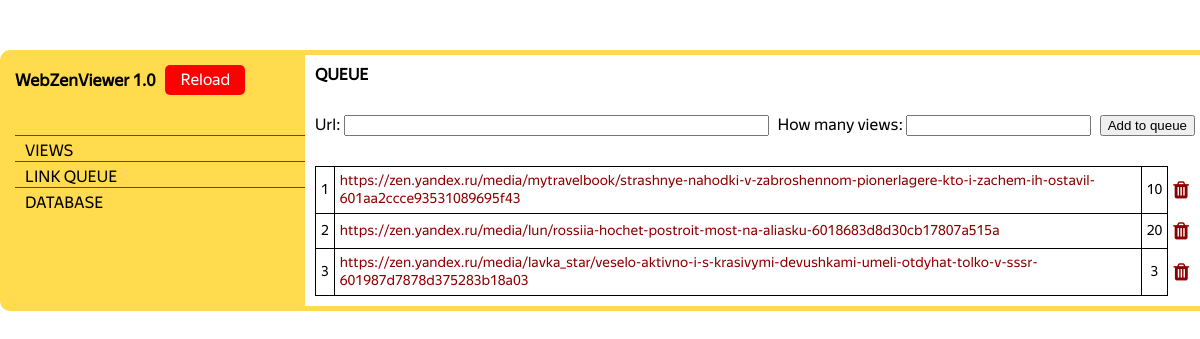
Page /queue on the earlier database version.
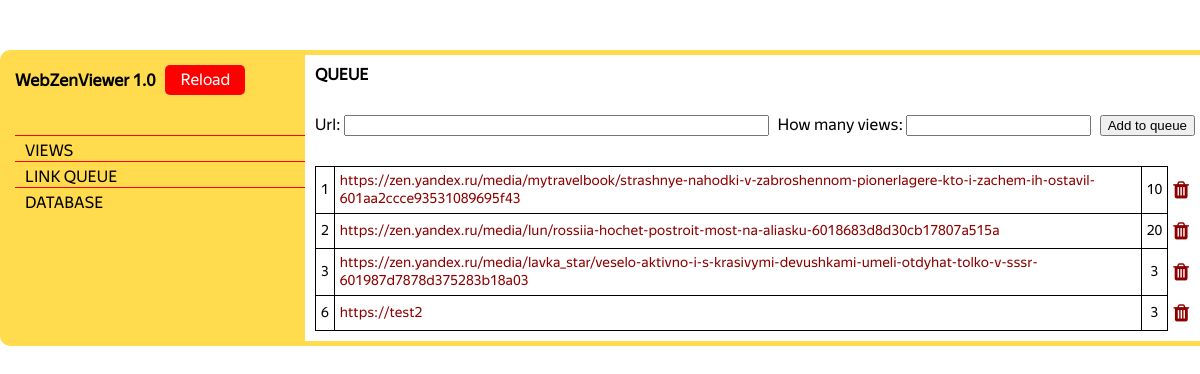
Same page on the later database version.
### app/models.py (models this page shows, shortened)
class LinkQueue(database.Model):
    id = database.Column(database.Integer, primary_key=True)
    url = database.Column(database.Text, nullable=False)
    views = database.Column(database.Integer, nullable=True)

### app/routes.py (the view)
@app.route('/queue', methods=['GET', 'POST'])
def queue():
    queue_form = LinkQueueForm()
    queue_links = LinkQueue.query.all()
    if queue_form.validate_on_submit():
        link = LinkQueue(url=queue_form.url_for_queue.data, views=queue_form.views.data)
        database.session.add(link)
        database.session.commit()
        flash('[INFO] Successfully added!')
        return redirect(url_for('queue'))
    return render_template('queue.html', queue_form=queue_form, queue_links=queue_links)

### app/forms.py (shortened to what this page needs)
class LinkQueueForm(FlaskForm):
    url_for_queue = TextField('Url:', validators=[DataRequired()])
    views = IntegerField('How many views:', validators=[DataRequired()])
    submit_link = SubmitField('Add to queue')

### app/templates/queue.html (shortened to what this page needs)
{% extends 'base.html' %}
{% block rightbar %}
    <div class="right-bar-content-head">
        <h1>QUEUE<h1>
    </div>
    <div class="right-bar-content-form">
        <form method="post" class="queue_form">
            <div>
                {{ queue_form.url_for_queue.label }}
                {{ queue_form.url_for_queue(size=50) }}
            </div>
            <div>
                {{ queue_form.views.label }}
                {{ queue_form.views(size=4) }}
            </div>
            {{ queue_form.submit_link }}
        </form>
    </div>
    <div class="right-bar-content-table">
        <table class="queue-table">
            {% for link in queue_links %}
                <tr>
                    <td>{{ link.id }}</td>
                    <td style="text-align: left;"><a href="{{ link.url }}">{{ link.url }}</a></td>
                    <td>{{ link.views }}</td>
                    <td style="border: none;"><a href="/queue/{{ link.id }}/delete" class="queue-table-delete-btn"><i class="fa fa-trash"></i></a></td>
                </tr>
            {% endfor %}
        </table>
    </div>
{% endblock %}

Differences in the rows shown:
added LinkQueue: id "6", url "https://test2", views "3"
